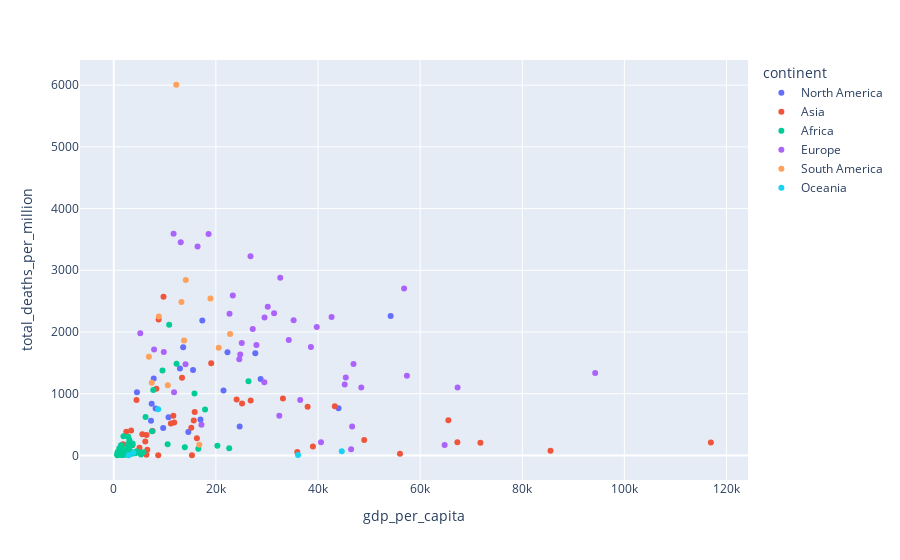

Here is the notebook cell this chart was saved with:
### Code cell
px.scatter(df, 'gdp_per_capita', 'total_deaths_per_million', color='continent', hover_data=['location'])

### Figure 1 — Plotly figure (JSON) as saved in the notebook; plotly's stock layout.template omitted (floating-point values rounded to 4 significant figures)
{"data": [{"customdata": [["Aruba"], ["Anguilla"], ["Antigua and Barbuda"], ["Bonaire Sint Eustatius and Saba"], ["Bahamas"], ["Belize"], ["Bermuda"], ["Barbados"], ["Canada"], ["Costa Rica"], ["Cuba"], ["Curacao"], ["Cayman Islands"], ["Dominica"], ["Dominican Republic"], ["Grenada"], ["Greenland"], ["Guatemala"], ["Honduras"], ["Haiti"], ["Jamaica"], ["Saint Kitts and Nevis"], ["Saint Lucia"], ["Mexico"], ["Montserrat"], ["Nicaragua"], ["Panama"], ["El Salvador"], ["Sint Maarten (Dutch part)"], ["Turks and Caicos Islands"], ["Trinidad and Tobago"], ["United States"], ["Saint Vincent and the Grenadines"], ["British Virgin Islands"]], "hovertemplate": "continent=North America<br>gdp_per_capita=%{x}<br>total_deaths_per_million=%{y}<br>location=%{customdata[0]}<extra></extra>", "legendgroup": "North America", "marker": {"color": "#636efa", "symbol": "circle"}, "mode": "markers", "name": "North America", "orientation": "v", "showlegend": true, "type": "scatter", "x": [35970.0, null, 21490.0, null, 27720.0, 7824.0, 50670.0, 16980.0, 44020.0, 15520.0, null, null, 49900.0, 9673.0, 14600.0, 13590.0, null, 7424.0, 4542.0, 1653.0, 8194.0, 24650.0, 12950.0, 17340.0, null, 5321.0, 22270.0, 7292.0, 36330.0, null, 28760.0, 54230.0, 10730.0, null], "xaxis": "x", "y": [null, null, 1053.0, null, 1655.0, 1247.0, null, 580.5, 766.2, 1386.0, 729.1, null, null, 443.4, 378.5, 1752.0, null, 837.3, 1022.0, 58.84, 759.0, 466.9, 1410.0, 2185.0, null, 31.17, 1671.0, 562.1, null, null, 1239.0, 2257.0, 620.1, null], "yaxis": "y"}, {"customdata": [["Afghanistan"], ["United Arab Emirates"], ["Armenia"], ["Azerbaijan"], ["Bangladesh"], ["Bahrain"], ["Brunei"], ["Bhutan"], ["China"], ["Georgia"], ["Hong Kong"], ["Indonesia"], ["India"], ["Iran"], ["Iraq"], ["Israel"], ["Jordan"], ["Japan"], ["Kazakhstan"], ["Kyrgyzstan"], ["Cambodia"], ["South Korea"], ["Kuwait"], ["Laos"], ["Lebanon"], ["Sri Lanka"], ["Macao"], ["Maldives"], ["Myanmar"], ["Mongolia"], ["Malaysia"], ["Nepal"], ["Oman"], ["Northern Cyprus"], ["Pakistan"], ["Philippines"], ["Palestine"], ["Qatar"], ["Saudi Arabia"], ["Singapore"], ["Syria"], ["Thailand"], ["Tajikistan"], ["Turkmenistan"], ["Timor"], ["Turkey"], ["Taiwan"], ["Uzbekistan"], ["Vietnam"], ["Yemen"]], "hovertemplate": "continent=Asia<br>gdp_per_capita=%{x}<br>total_deaths_per_million=%{y}<br>location=%{customdata[0]}<extra></extra>", "legendgroup": "Asia", "marker": {"color": "#EF553B", "symbol": "circle"}, "mode": "markers", "name": "Asia", "orientation": "v", "showlegend": true, "type": "scatter", "x": [1804.0, 67290.0, 8788.0, 15850.0, 3524.0, 43290.0, 71810.0, 8709.0, 15310.0, 9745.0, 56050.0, 11190.0, 6427.0, 19080.0, 15660.0, 33130.0, 8337.0, 39000.0, 24060.0, 3393.0, 3645.0, 35940.0, 65530.0, 6397.0, 13370.0, 11670.0, 104900.0, 15180.0, 5592.0, 11840.0, 26810.0, 2443.0, 37960.0, null, 5035.0, 7599.0, 4450.0, 116900.0, 49050.0, 85540.0, null, 16280.0, 2897.0, 16390.0, 6570.0, 25130.0, null, 6253.0, 6172.0, 1479.0], "xaxis": "x", "y": [182.8, 213.8, 2201.0, 702.5, 167.6, 796.8, 206.1, 3.846, 3.196, 2572.0, 28.18, 519.3, 330.0, 1493.0, 565.1, 922.9, 1080.0, 145.2, 907.5, 404.2, 166.0, 57.1, 568.7, 10.31, 1260.0, 642.3, null, 448.9, 342.4, 533.7, 889.6, 385.4, 787.2, null, 126.6, 394.6, 899.3, 208.4, 249.0, 77.86, 141.9, 279.4, 12.85, null, 90.77, 841.0, 35.52, 39.2, 227.6, 62.37], "yaxis": "y"}, {"customdata": [["Angola"], ["Burundi"], ["Benin"], ["Burkina Faso"], ["Botswana"], ["Central African Republic"], ["Cote d'Ivoire"], ["Cameroon"], ["Democratic Republic of Congo"], ["Congo"], ["Comoros"], ["Cape Verde"], ["Djibouti"], ["Algeria"], ["Egypt"], ["Eritrea"], ["Ethiopia"], ["Gabon"], ["Ghana"], ["Guinea"], ["Gambia"], ["Guinea-Bissau"], ["Equatorial Guinea"], ["Kenya"], ["Liberia"], ["Libya"], ["Lesotho"], ["Morocco"], ["Madagascar"], ["Mali"], ["Mozambique"], ["Mauritania"], ["Mauritius"], ["Malawi"], ["Namibia"], ["Niger"], ["Nigeria"], ["Rwanda"], ["Sudan"], ["Senegal"], ["Saint Helena"], ["Sierra Leone"], ["Somalia"], ["South Sudan"], ["Sao Tome and Principe"], ["Eswatini"], ["Seychelles"], ["Chad"], ["Togo"], ["Tunisia"], ["Tanzania"], ["Uganda"], ["South Africa"], ["Zambia"], ["Zimbabwe"]], "hovertemplate": "continent=Africa<br>gdp_per_capita=%{x}<br>total_deaths_per_million=%{y}<br>location=%{customdata[0]}<extra></extra>", "legendgroup": "Africa", "marker": {"color": "#00cc96", "symbol": "circle"}, "mode": "markers", "name": "Africa", "orientation": "v", "showlegend": true, "type": "scatter", "x": [5819.0, 702.2, 2064.0, 1703.0, 15810.0, 661.2, 3601.0, 3365.0, 808.1, 4881.0, 1414.0, 6223.0, 2705.0, 13910.0, 10550.0, 1510.0, 1730.0, 16560.0, 4228.0, 1999.0, 1562.0, 1549.0, 22600.0, 2993.0, 752.8, 17880.0, 2851.0, 7485.0, 1416.0, 2014.0, 1136.0, 3598.0, 20290.0, 1095.0, 9542.0, 926, 5338.0, 1854.0, 4467.0, 2471.0, null, 1390.0, null, 1570.0, 3053.0, 7739.0, 26380.0, 1768.0, 1430.0, 10850.0, 2683.0, 1698.0, 12290.0, 3689.0, 1900.0], "xaxis": "x", "y": [50.56, 3.102, 12.93, 10.32, 1004.0, 20.32, 25.75, 63.58, 11.89, 52.51, 165.5, 621.1, 182.6, 133.0, 181.2, 12.5, 55.17, 109.3, 37.29, 28.5, 137.1, 70.94, 115.9, 96.32, 55.4, 743.1, 304.7, 393.6, 33.9, 27.36, 60.04, 167.7, 156.3, 117.2, 1375.0, 8.778, 13.72, 100.3, 69.01, 109.2, null, 14.87, 73.84, 11.7, 250.7, 1060.0, 1203.0, 10.33, 28.67, 2116.0, 11.79, 68.34, 1486.0, 193.6, 310.4], "yaxis": "y"}, {"customdata": [["Albania"], ["Andorra"], ["Austria"], ["Belgium"], ["Bulgaria"], ["Bosnia and Herzegovina"], ["Belarus"], ["Switzerland"], ["Cyprus"], ["Czechia"], ["Germany"], ["Denmark"], ["Spain"], ["Estonia"], ["Finland"], ["France"], ["Faeroe Islands"], ["United Kingdom"], ["Guernsey"], ["Gibraltar"], ["Greece"], ["Croatia"], ["Hungary"], ["Isle of Man"], ["Ireland"], ["Iceland"], ["Italy"], ["Jersey"], ["Liechtenstein"], ["Lithuania"], ["Luxembourg"], ["Latvia"], ["Monaco"], ["Moldova"], ["North Macedonia"], ["Malta"], ["Montenegro"], ["Netherlands"], ["Norway"], ["Kosovo"], ["Poland"], ["Portugal"], ["Romania"], ["Russia"], ["San Marino"], ["Serbia"], ["Slovakia"], ["Slovenia"], ["Sweden"], ["Ukraine"], ["Vatican"]], "hovertemplate": "continent=Europe<br>gdp_per_capita=%{x}<br>total_deaths_per_million=%{y}<br>location=%{customdata[0]}<extra></extra>", "legendgroup": "Europe", "marker": {"color": "#ab63fa", "symbol": "circle"}, "mode": "markers", "name": "Europe", "orientation": "v", "showlegend": true, "type": "scatter", "x": [11800.0, null, 45440.0, 42660.0, 18560.0, 11710.0, 17170.0, 57410.0, 32420.0, 32610.0, 45230.0, 46680.0, 34270.0, 29480.0, 40590.0, 38610.0, null, 39750.0, null, null, 24570.0, 22670.0, 26780.0, null, 67340.0, 46480.0, 35220.0, null, null, 29520.0, 94280.0, 25060.0, null, 5190.0, 13110.0, 36510.0, 16410.0, 48470.0, 64800.0, 9796.0, 27220.0, 27940.0, 23310.0, 24770.0, 56860.0, 14050.0, 30160.0, 31400.0, 46950.0, 7894.0, null], "xaxis": "x", "y": [1025.0, 1681.0, 1263.0, 2244.0, 3589.0, 3590.0, 497.3, 1293.0, 642.8, 2879.0, 1148.0, 469.1, 1871.0, 1188.0, 213.4, 1758.0, null, 2079.0, null, null, 1557.0, 2294.0, 3228.0, null, 1102.0, 99.01, 2191.0, null, 1595.0, 2234.0, 1337.0, 1822.0, 910.9, 1978.0, 3454.0, 897.8, 3383.0, 1103.0, 168.3, 1677.0, 2048.0, 1788.0, 2593.0, 1636.0, 2705.0, 1477.0, 2407.0, 2306.0, 1481.0, 1717.0, null], "yaxis": "y"}, {"customdata": [["Argentina"], ["Bolivia"], ["Brazil"], ["Chile"], ["Colombia"], ["Ecuador"], ["Falkland Islands"], ["Guyana"], ["Peru"], ["Paraguay"], ["Suriname"], ["Uruguay"], ["Venezuela"]], "hovertemplate": "continent=South America<br>gdp_per_capita=%{x}<br>total_deaths_per_million=%{y}<br>location=%{customdata[0]}<extra></extra>", "legendgroup": "South America", "marker": {"color": "#FFA15A", "symbol": "circle"}, "mode": "markers", "name": "South America", "orientation": "v", "showlegend": true, "type": "scatter", "x": [18930.0, 6886.0, 14100.0, 22770.0, 13250.0, 10580.0, null, 7435.0, 12240.0, 8827.0, 13770.0, 20550.0, 16750.0], "xaxis": "x", "y": [2545.0, 1601.0, 2844.0, 1967.0, 2485.0, 1137.0, null, 1177.0, 6006.0, 2252.0, 1860.0, 1745.0, 172.0], "yaxis": "y"}, {"customdata": [["Australia"], ["Cook Islands"], ["Fiji"], ["Micronesia (country)"], ["Kiribati"], ["Marshall Islands"], ["New Caledonia"], ["Niue"], ["Nauru"], ["New Zealand"], ["Pitcairn"], ["Palau"], ["Papua New Guinea"], ["French Polynesia"], ["Solomon Islands"], ["Tokelau"], ["Tonga"], ["Tuvalu"], ["Vanuatu"], ["Wallis and Futuna"], ["Samoa"]], "hovertemplate": "continent=Oceania<br>gdp_per_capita=%{x}<br>total_deaths_per_million=%{y}<br>location=%{customdata[0]}<extra></extra>", "legendgroup": "Oceania", "marker": {"color": "#19d3f3", "symbol": "circle"}, "mode": "markers", "name": "Oceania", "orientation": "v", "showlegend": true, "type": "scatter", "x": [44650.0, null, 8703.0, 3299.0, 1981.0, 3819.0, null, null, 12900.0, 36090.0, null, 13240.0, 3823.0, null, 2206.0, null, 5426.0, 3575.0, 2922.0, null, 6022.0], "xaxis": "x", "y": [69.62, null, 746.5, null, null, null, null, null, null, 5.969, null, null, 42.99, null, null, null, null, null, 3.18, null, null], "yaxis": "y"}], "layout": {"legend": {"title": {"text": "continent"}, "tracegroupgap": 0}, "margin": {"t": 60}, "xaxis": {"anchor": "y", "domain": [0, 1], "title": {"text": "gdp_per_capita"}}, "yaxis": {"anchor": "x", "domain": [0, 1], "title": {"text": "total_deaths_per_million"}}}}
